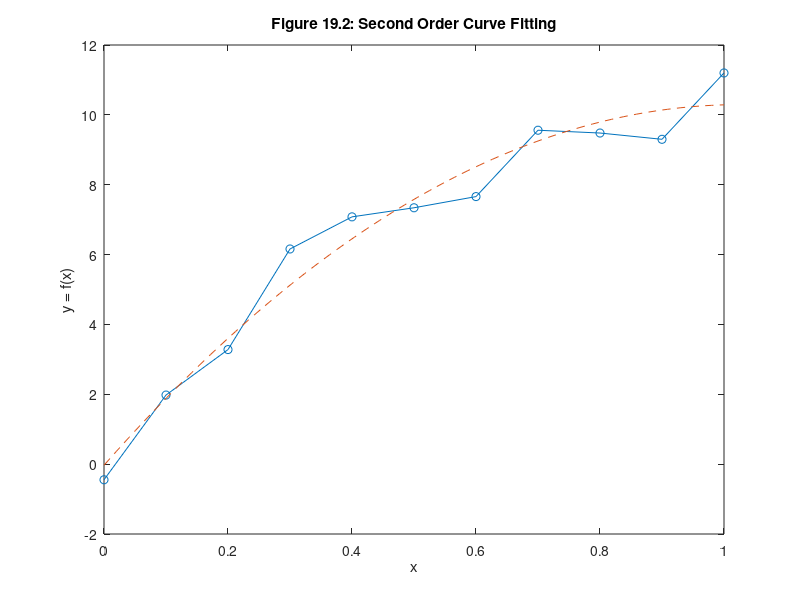
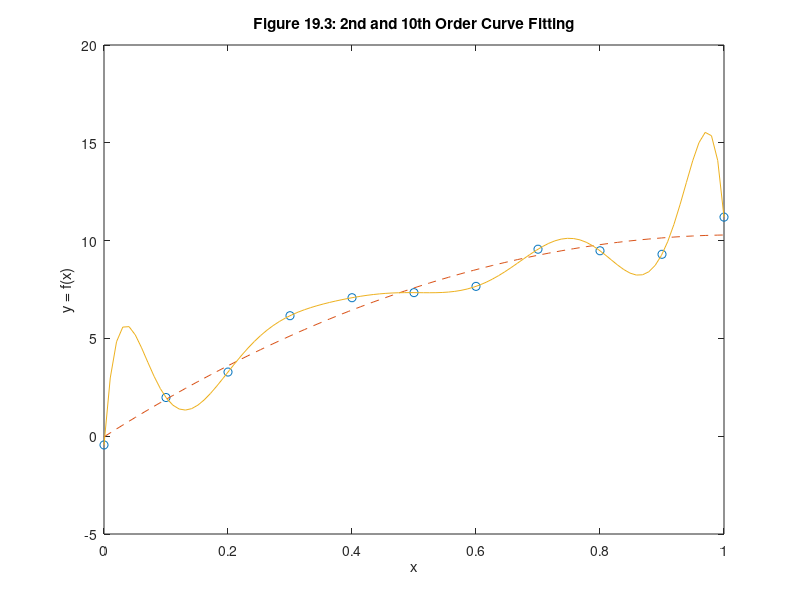

Write the MATLAB code that produced these figures, in order.
% MATLAB Script: CurveFitting.m

% X and Y Data
x = [0 0.1 0.2 0.3 0.4 0.5 0.6 0.7 0.8 0.9 1];
y = [-0.447 1.978 3.28 6.16 7.08 7.34 7.66 9.56 9.48 9.30 11.2];

% Polyfit the data
n = 2;
p = polyfit(x,y,n)

xi = linspace(0,1,100);
yi = polyval(p,xi);

plot(x,y,'-o',xi,yi,'--')
xlabel('x')
ylabel('y = f(x)')
title('Figure 19.2: Second Order Curve Fitting')

% Second and 10th Order Curve Fitting
pp = polyfit(x,y,10);
pp.' % display polynomial coefficients as a column

y10 = polyval(pp,xi); % evaluate 10th order polynomial
figure;
plot(x,y,'o',xi,yi,'--',xi,y10) % plot data
xlabel('x')
ylabel('y = f(x)')
title('Figure 19.3: 2nd and 10th Order Curve Fitting')
